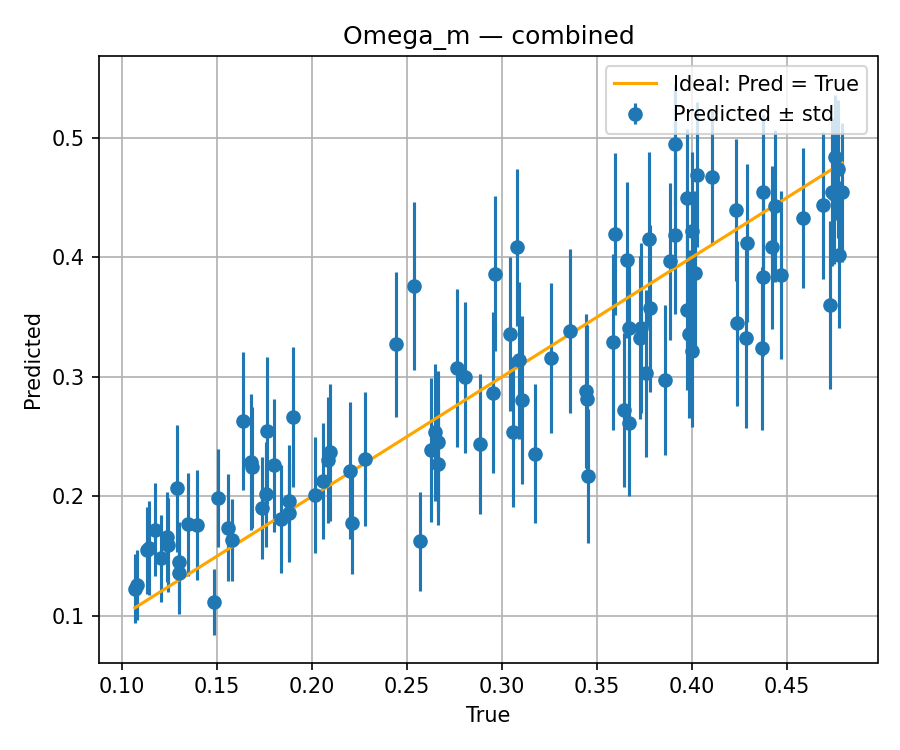
#> input picture checkpoints/combined/eval_combined_Omega_m.png, 900 x 750 px; its folder holds 4 pictures in this run
$ python make_eval_publication_figs.py
#> lines starting #> are read from the running program, lines starting #| are printed output that depends on the picture; after the words box and inside, x2 and y2 are one past the last pixel; in counts of white or black regions, pixels touching at a corner belong together
"""
Create publication-ready copies of the eval plots by editing the original
PNGs directly: remove the background grid and shorten the title
(e.g. "h - combined" -> "h"). Originals are left untouched.

Outputs (per parameter): eval_combined_<param>_publication.png and .pdf
"""
import numpy as np
from PIL import Image, ImageDraw, ImageFont
from matplotlib import font_manager
import os

DIR = os.path.join(os.path.dirname(os.path.abspath(__file__)), "checkpoints", "combined")
PARAMS = ["Omega_m", "Omega_b", "h", "n_s", "sigma_8"]

# Original plots: figsize (6,5) @ dpi 150, default matplotlib style,
# grid color #b0b0b0, title fontsize 12pt (= 25 px at 150 dpi)
TITLE_FONT_PX = 25

font_path = font_manager.findfont("DejaVu Sans")
title_font = ImageFont.truetype(font_path, TITLE_FONT_PX)


def find_axes_bbox(arr):
    """Locate the axes spines (long runs of dark pixels)."""
    dark = (arr[..., :3] < 100).all(axis=2)
    h, w = dark.shape
    col_counts = dark.sum(axis=0)
    row_counts = dark.sum(axis=1)
    spine_cols = np.where(col_counts > 0.4 * h)[0]
    spine_rows = np.where(row_counts > 0.4 * w)[0]
    return spine_cols.min(), spine_cols.max(), spine_rows.min(), spine_rows.max()


def grid_gray_mask(arr):
    """Pixels that look like the light-gray grid (incl. anti-aliased edges)."""
    r = arr[..., 0].astype(int)
    g = arr[..., 1].astype(int)
    b = arr[..., 2].astype(int)
    neutral = (np.abs(r - g) <= 12) & (np.abs(g - b) <= 12) & (np.abs(r - b) <= 12)
    return neutral & (r >= 150) & (r <= 252)


def remove_grid(arr, left, right, top, bottom):
    """Whiten grid-gray pixels, but only along full-span grid rows/columns."""
    inner_t, inner_b = top + 3, bottom - 2
    inner_l, inner_r = left + 3, right - 2
    mask = grid_gray_mask(arr)

    inner_h = inner_b - inner_t
    inner_w = inner_r - inner_l

    # Threshold of 25%: grid lines partially hidden behind data still qualify,
    # while shorter gray features (e.g. legend border) do not span that much.
    for x in range(inner_l, inner_r):
        if mask[inner_t:inner_b, x].sum() > 0.25 * inner_h:
            for xx in range(x - 2, x + 3):
                ys = np.where(mask[inner_t:inner_b, xx])[0] + inner_t
                arr[ys, xx] = 255

    for y in range(inner_t, inner_b):
        if mask[y, inner_l:inner_r].sum() > 0.25 * inner_w:
            for yy in range(y - 2, y + 3):
                xs = np.where(mask[yy, inner_l:inner_r])[0] + inner_l
                arr[yy, xs] = 255
    return arr


def replace_title(img, arr, left, right, top, new_title):
    """White out the old title strip and draw the shortened title, centered."""
    strip_bottom = top - 4
    arr[0:strip_bottom, :] = 255
    img_out = Image.fromarray(arr)
    draw = ImageDraw.Draw(img_out)
    tb = draw.textbbox((0, 0), new_title, font=title_font)
    text_w = tb[2] - tb[0]
    text_h = tb[3] - tb[1]
    cx = (left + right) / 2
    x = int(cx - text_w / 2 - tb[0])
    y = int((strip_bottom - text_h) / 2 - tb[1])
    draw.text((x, y), new_title, font=title_font, fill=(0, 0, 0))
    return img_out


for pname in PARAMS:
    src = os.path.join(DIR, f"eval_combined_{pname}.png")
    img = Image.open(src).convert("RGB")
    arr = np.array(img)

    left, right, top, bottom = find_axes_bbox(arr)
#> in find_axes_bbox, `dark = (arr[..., :3] < 100).all(axis=2)`:
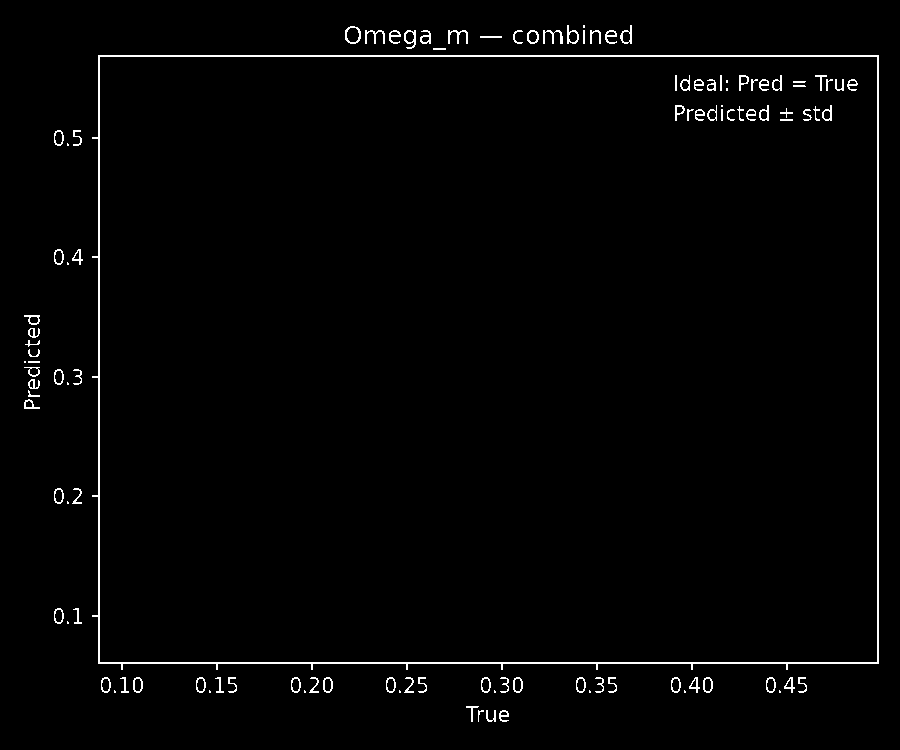
#> dark: shape (750, 900) bool; 1.6% white in thin lines or dots, all inside (x1, y1, x2, y2) = (24, 25, 879, 722)
#> in find_axes_bbox, `col_counts = dark.sum(axis=0)`: col_counts = 900 values, max 609 at index 98, min 0 at index 0, mean 12.34
#> in find_axes_bbox, `row_counts = dark.sum(axis=1)`: row_counts = 750 values, max 781 at index 55, min 0 at index 0, mean 14.81
#> in find_axes_bbox, `spine_cols = np.where(col_counts > 0.4 * h)[0]`: spine_cols = [98, 99, 877, 878]
#> in find_axes_bbox, `spine_rows = np.where(row_counts > 0.4 * w)[0]`: spine_rows = [55, 56, 662, 663]
#> left = 98; right = 878; top = 55; bottom = 663
    arr = remove_grid(arr, left, right, top, bottom)
#> in remove_grid, `inner_t, inner_b = top + 3, bottom - 2`: inner_t = 58; inner_b = 661
#> in remove_grid, `inner_l, inner_r = left + 3, right - 2`: inner_l = 101; inner_r = 876
#> in grid_gray_mask, `b = arr[..., 2].astype(int)`:
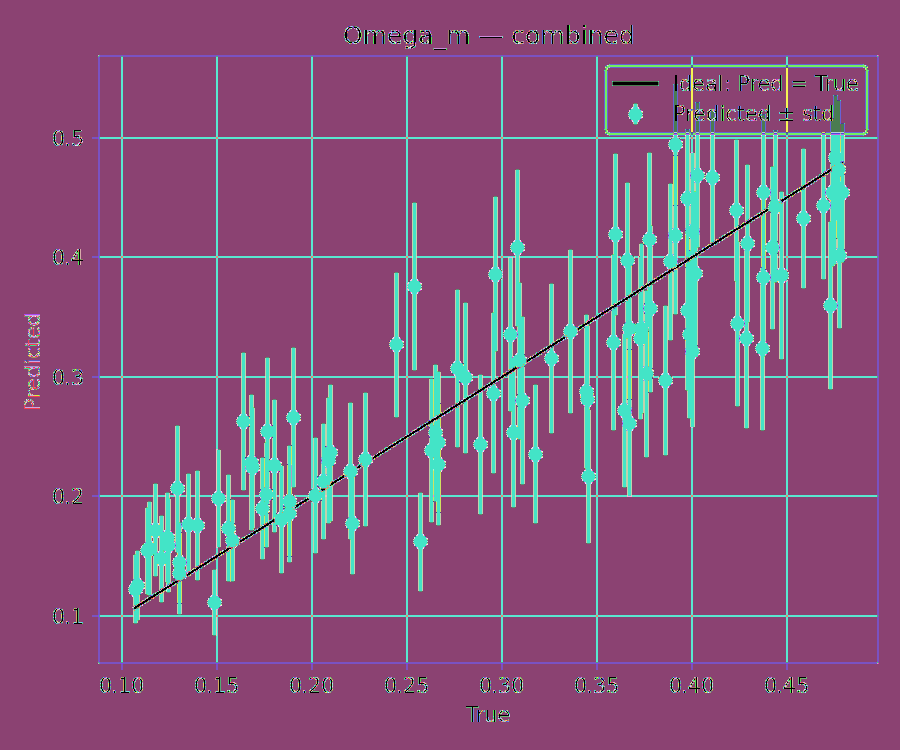
#> b: shape (750, 900) int64; 256 distinct labels, from 0 to 255; one colour per label, 0 black
#> in grid_gray_mask, `return neutral & (r >= 150) & (r <= 252)`:
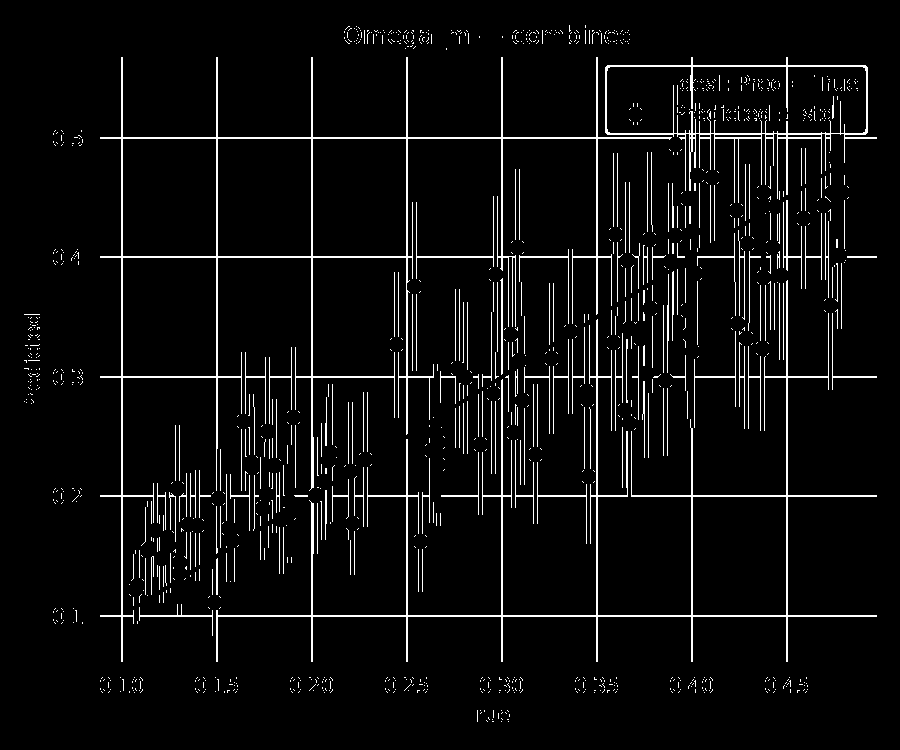
#> returned value: shape (750, 900) bool; 5.1% white in thin lines or dots, all inside (x1, y1, x2, y2) = (24, 25, 877, 722)
#> in remove_grid, `inner_h = inner_b - inner_t`: inner_h = 603
#> in remove_grid, `inner_w = inner_r - inner_l`: inner_w = 775
#> after the loop in remove_grid, `for y in range(inner_t, inner_b):`:
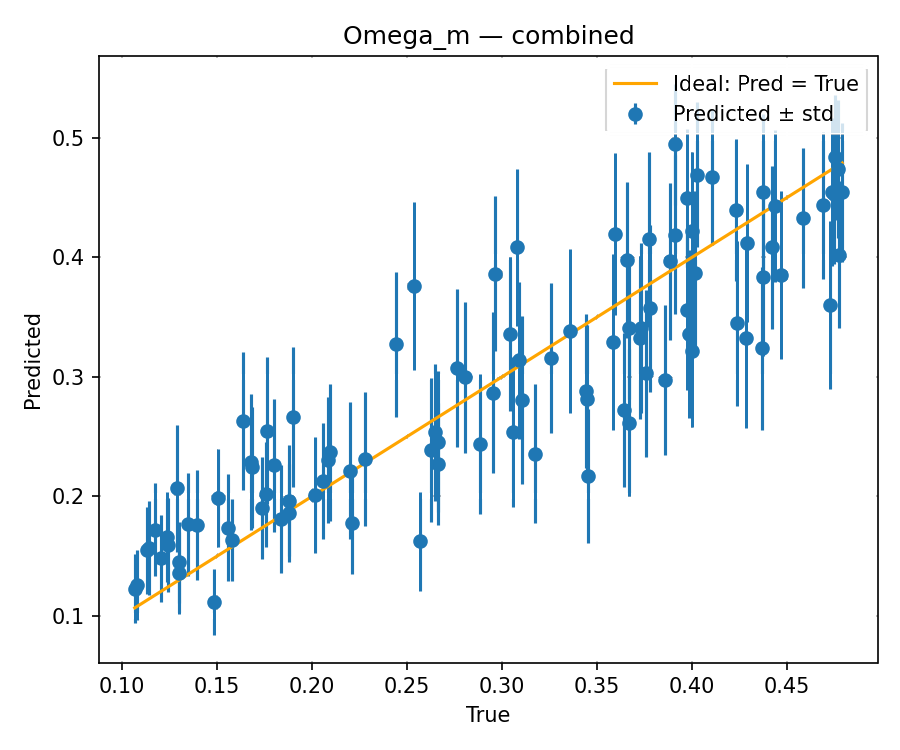
#> arr: shape (750, 900, 3); mean R, G, B 235.9, 241.6, 245.1
    img_out = replace_title(img, arr, left, right, top, pname)
#> in replace_title, `strip_bottom = top - 4`: strip_bottom = 51
#> in replace_title, `arr[0:strip_bottom, :] = 255`:
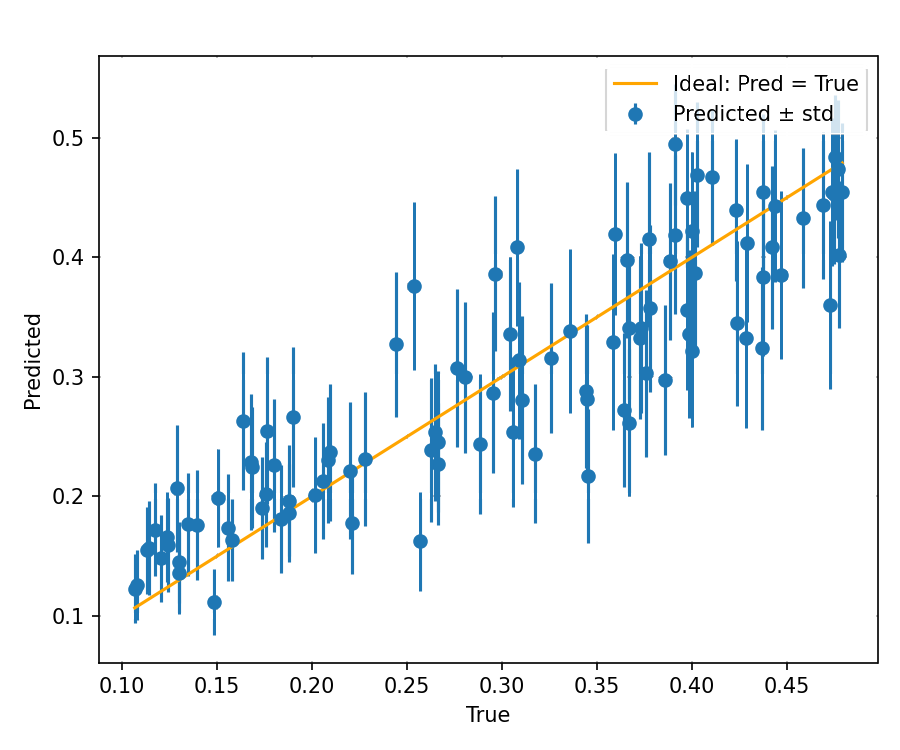
#> arr: shape (750, 900, 3); 0.28% of pixels changed, all inside (x1, y1, x2, y2) = (344, 25, 633, 50)
#> in replace_title, `tb = draw.textbbox((0, 0), new_title, font=title_font)`: tb = (0, 6, 127, 30)
#> in replace_title, `text_w = tb[2] - tb[0]`: text_w = 127
#> in replace_title, `text_h = tb[3] - tb[1]`: text_h = 24
#> in replace_title, `cx = (left + right) / 2`: cx = 488
#> in replace_title, `x = int(cx - text_w / 2 - tb[0])`: x = 424
#> in replace_title, `y = int((strip_bottom - text_h) / 2 - tb[1])`: y = 7

    out_png = os.path.join(DIR, f"eval_combined_{pname}_publication.png")
    out_pdf = os.path.join(DIR, f"eval_combined_{pname}_publication.pdf")
    img_out.save(out_png, dpi=(150, 150))
    img_out.save(out_pdf, resolution=150)
    print(f"Saved: {out_png}")
    print(f"Saved: {out_pdf}")
#> pass 2 of the loop `for pname in PARAMS:`:
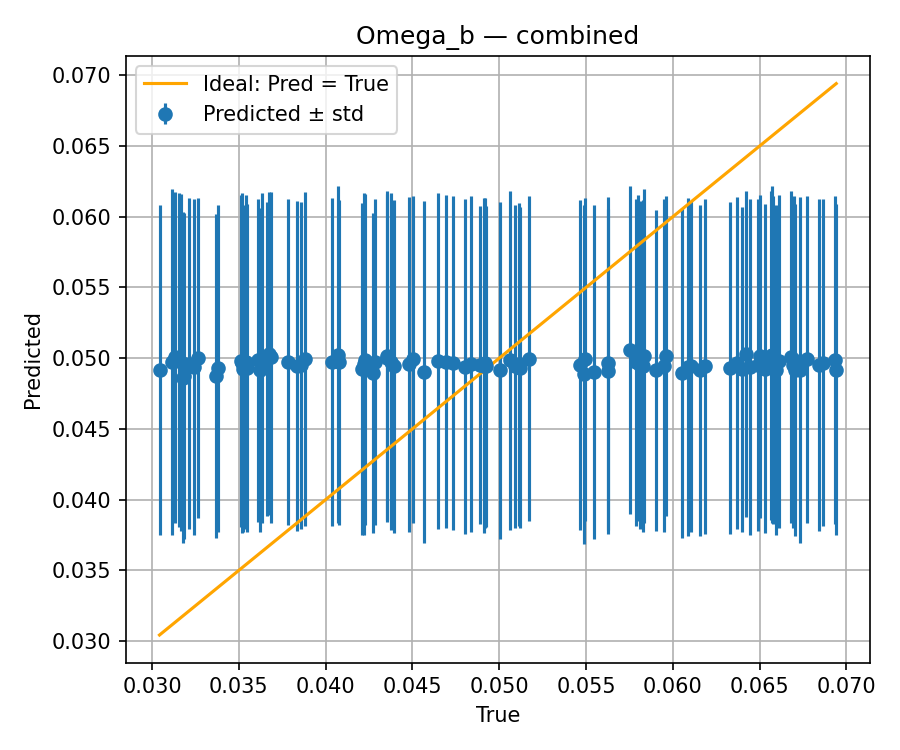
#> input picture checkpoints/combined/eval_combined_Omega_b.png, 900 x 750 px
#> in find_axes_bbox (call 2), `dark = (arr[..., :3] < 100).all(axis=2)`:
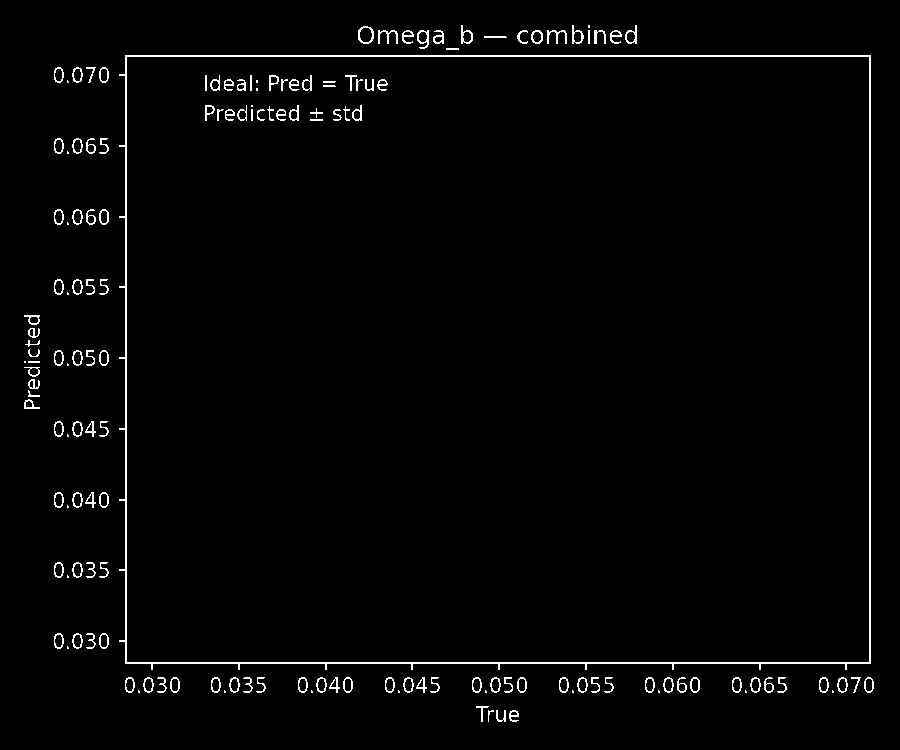
#> dark: shape (750, 900) bool; 2% white in thin lines or dots, all inside (x1, y1, x2, y2) = (24, 25, 874, 722)
#> col_counts = 900 values, max 619 at index 125, min 0 at index 0, mean 14.96
#> row_counts = 750 values, max 746 at index 55, min 0 at index 0, mean 17.95
#> spine_cols = [125, 126, 869, 870]
#> left = 125; right = 870
#> in replace_title (call 2), `arr[0:strip_bottom, :] = 255`:
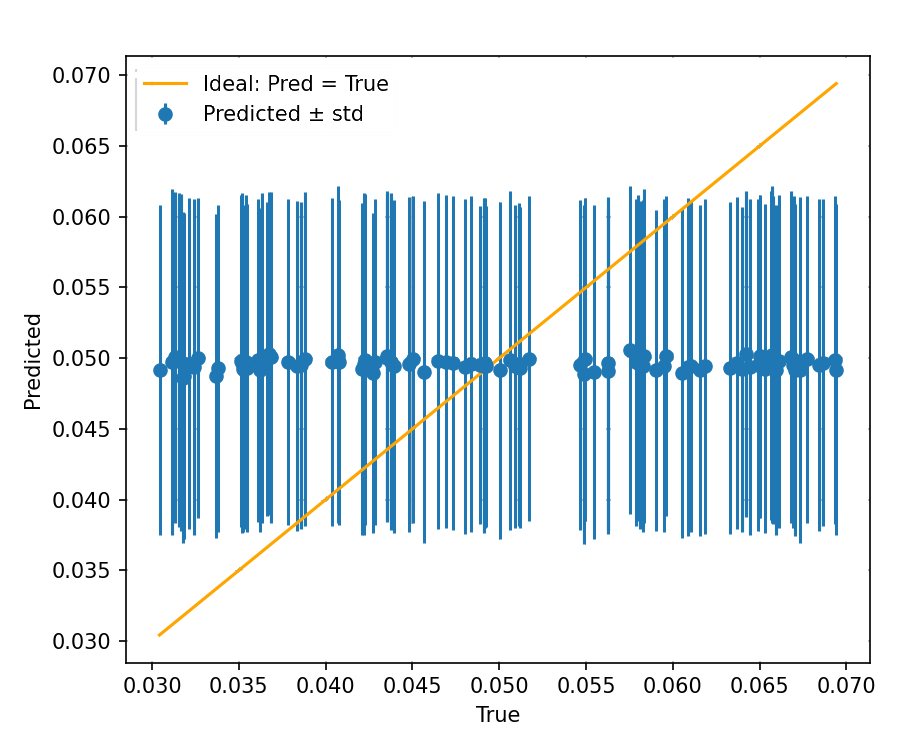
#> arr: shape (750, 900, 3); mean R, G, B 221.3, 232.4, 239.7
#> tb = (0, 5, 119, 30)
#> text_w = 119
#> text_h = 25
#> cx = 497.5
#> x = 438
#> y = 8
#> (the run stopped early here; a loop or call above may not have finished)
